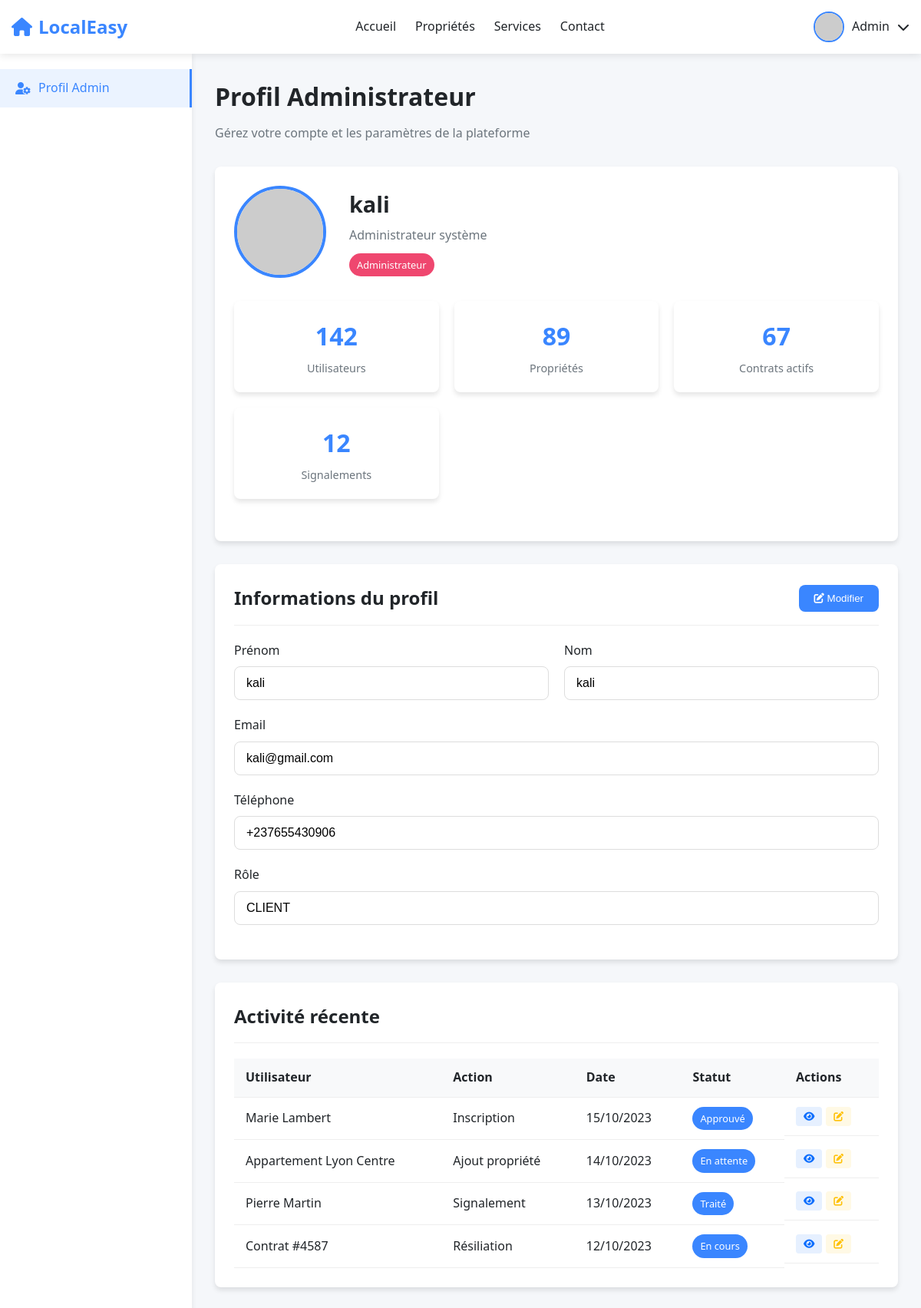
The page /administrateur/profil_admin/ (signed in) on the database as committed earlier.
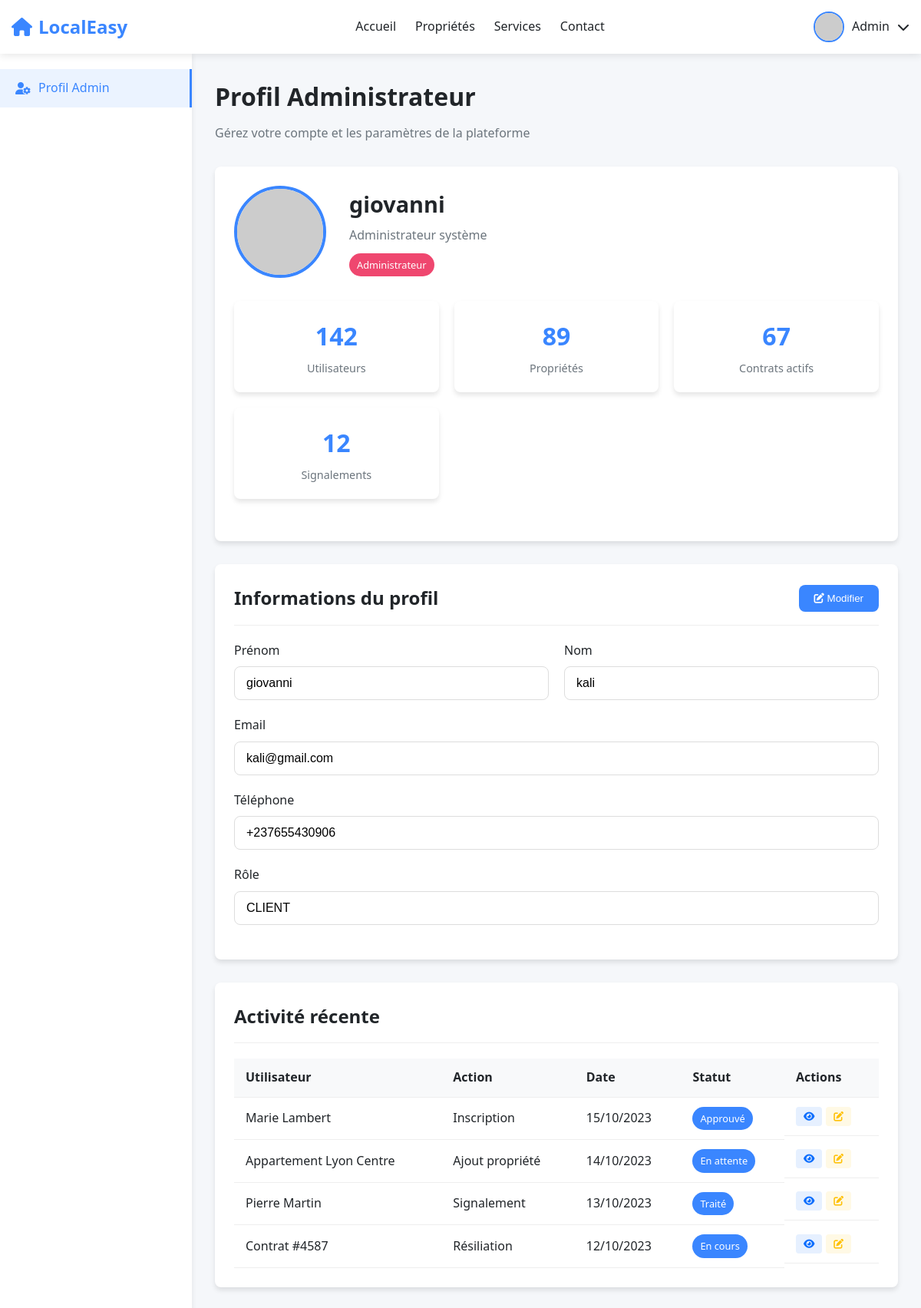
The same page on the database as committed later.
### bd/models.py (models this page shows)
class Utilisateur(AbstractUser):
    class RoleUtilisateur(models.TextChoices):
        ADMIN = 'ADMIN', 'Administrateur'
        BAILLEUR = 'BAILLEUR', 'Bailleur'
        CLIENT = 'CLIENT', 'Client'
    role = models.CharField(max_length=20, choices=RoleUtilisateur.choices)
    telephone = models.CharField(max_length=20, unique=True)
    adresse = models.TextField(blank=True)
    date_inscription = models.DateTimeField(auto_now_add=True)
    class Meta:
        db_table = 'utilisateur'

### administrateur/views.py (the view)
# urls.py: path('profil_admin/',views.profil_admin,name="profil_admin"),
@login_required(login_url="login_user")
def profil_admin(request):
    return render(request,'page_admin/profil_admin.html')

### administrateur/Templates/page_admin/profil_admin.html (shortened to what the changed rows need)
<!DOCTYPE html>
{% load static %}
<html lang="fr">
<head>
    <link rel="stylesheet" href="https://cdnjs.cloudflare.com/ajax/libs/font-awesome/6.4.0/css/all.min.css">
    <link rel="stylesheet" href="{% static 'css/profil.css' %}">
    <link rel="stylesheet" href="{% static 'css/messages.css' %}">
</head>
<body>
    <div class="dashboard">
        <div class="main-content">
            <div class="dashboard-header">
                <h1>Profil Administrateur</h1>
            </div>
            <div class="section">
                <div class="profile-header">
                    <div class="profile-info">
                        <h2>{{request.user.first_name}}</h2>
                        <p>Administrateur système</p>
                        <span class="badge badge-admin">Administrateur</span>
                    </div>
                </div>
            </div>
            <div class="section">
    <div class="section-header">
        <h2 class="section-title">Informations du profil</h2>
    </div>
    <div class="form-row">
        <div class="form-group">
            <label for="firstName">Prénom</label>
            <input type="text" id="firstName" class="form-control" value="{{ user.first_name }}" readonly>
        </div>
        <div class="form-group">
            <label for="lastName">Nom</label>
            <input type="text" id="lastName" class="form-control" value="{{ user.last_name }}" readonly>
        </div>
    </div>
    <div class="form-group">
        <label for="email">Email</label>
        <input type="email" id="email" class="form-control" value="{{ user.email }}" readonly>
    </div>
    <div class="form-group">
        <label for="phone">Téléphone</label>
        <input type="tel" id="phone" class="form-control" value="{{ user.telephone }}" readonly>
    </div>
    <div class="form-group">
        <label for="role">Rôle</label>
        <input type="text" id="role" class="form-control" value="{{ user.role }}" readonly>
    </div>
</div>
            <div class="section">
                <div class="section-header">
                    <h2 class="section-title">Activité récente</h2>
                </div>
                <div class="table-responsive">
                    <table class="table">
                        <thead>
                            <tr>
                                <th>Utilisateur</th>
                                <th>Action</th>
                                <th>Date</th>
                                <th>Statut</th>
                                <th>Actions</th>
                            </tr>
                        </thead>
                    </table>
                </div>
            </div>
        </div>
    </div>
</body>
</html>

Rows that differ between the two databases and show on the page:
changed Utilisateur "kali": user.first_name "kali" → "giovanni"; first_name "kali" → "giovanni"
